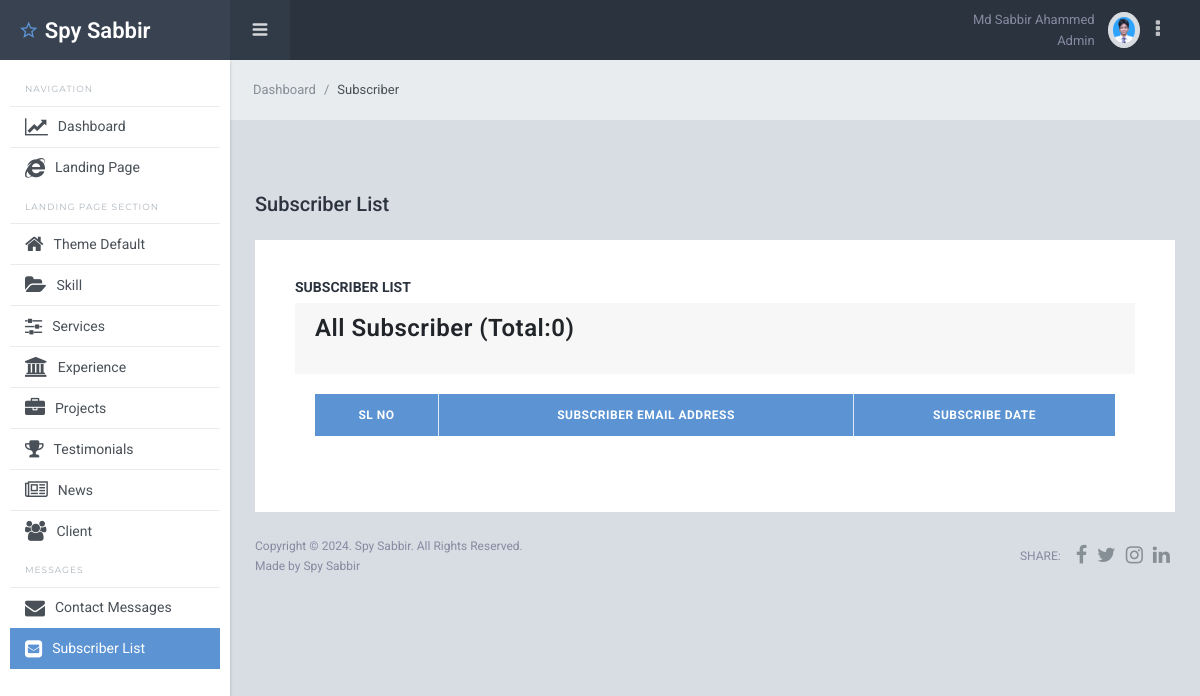
The page /admin/subscriber.php (signed in) on the database as committed earlier.
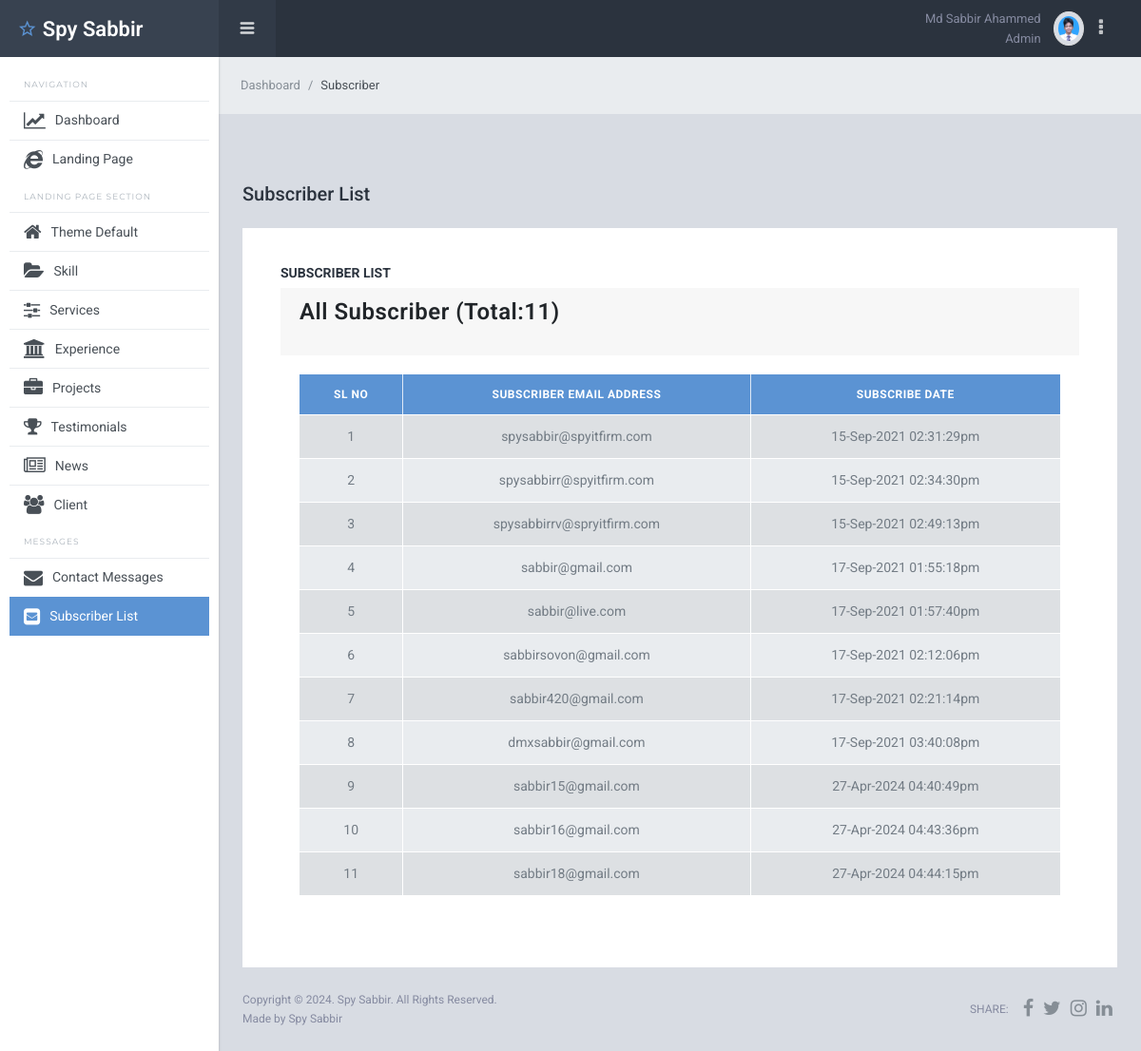
The same page on the database as committed later.
### tables this page shows
CREATE TABLE `theme_default` (
  `id` int(11) NOT NULL,
  `default_item_name` varchar(200) NOT NULL,
  `default_item_value` text NOT NULL
);

CREATE TABLE `users` (
  `id` int(11) NOT NULL,
  `full_name` varchar(100) NOT NULL,
  `designation` varchar(200) NOT NULL DEFAULT 'user',
  `email_address` varchar(100) NOT NULL,
  `phone_number` text NOT NULL,
  `gender` varchar(10) NOT NULL,
  `date_of_birth` date NOT NULL DEFAULT '2000-01-01',
  `password` varchar(50) NOT NULL,
  `profile_photo` text NOT NULL,
  `created_at` datetime NOT NULL
);

CREATE TABLE `subscribers` (
  `id` int(11) NOT NULL,
  `subscriber_email` varchar(100) NOT NULL,
  `subscribe_date` datetime NOT NULL
);

### admin/dbc.php (called while the page is built, shortened)
<?php
function connect_to_db(){
$hostname = "localhost";
$username = "root";
$password = "";
$database_name = "portfolio";
return $db_connect = mysqli_connect($hostname, $username, $password, $database_name);
}
function spy_sabbir_all($table_name) {
    $select_query = "SELECT * FROM $table_name";
    return $result_from_db = mysqli_query(connect_to_db(), $select_query);
}
function spy_sabbir_single_select($table_name, $id) {
    $single_select_query = "SELECT * FROM $table_name WHERE id=$id";
    return $result_from_db = mysqli_fetch_assoc(mysqli_query(connect_to_db(), $single_select_query));
}
function spy_sabbir_update($table_name, $update_name){
    $query = "SELECT default_item_value FROM $table_name WHERE default_item_name = '$update_name'";
    return mysqli_fetch_assoc(mysqli_query(connect_to_db(), $query))['default_item_value'];
}
?>

### admin/subscriber.php (the view)
<?php
$subscriber = true;
require_once "inc/header.php";
require_once "dbc.php";
$select_query = "SELECT * FROM subscribers ORDER BY id DESC";
$databage_result = mysqli_query(connect_to_db(), $select_query);
?>
<nav class="breadcrumb sl-breadcrumb">
    <a class="breadcrumb-item" href="dashboard.php">Dashboard</a>
    <span class="breadcrumb-item active">Subscriber</span>
</nav>
<div class="sl-pagebody">
    <div class="sl-page-title mt-5">
        <h5>Subscriber List</h5>
    </div>
    <div class="card pd-20 pd-sm-40">
        <h6 class="card-body-title">Subscriber List</h6>
        <div class="card text-start|center|end">
            <div class="card-header">
                <h4 class="card-title">All Subscriber (Total:<?= mysqli_num_rows($databage_result) ?>)</h4>
            </div>
            <div class="card-body text-center">
                <table id="contact_message_table" class="table table-striped table-bordered">
                    <thead class="bg-info">
                        <tr>
                            <th class="text-center">SL No</th>
                            <th class="text-center">Subscriber Email Address</th>
                            <th class="text-center">Subscribe Date</th>
                        </tr>
                    </thead>
                    <tbody>
                        <?php
                        $srial_no = 1;
                        foreach (spy_sabbir_all('subscribers') as $single_subscriber) :
                        ?>
                            <tr>
                                <td><?= $srial_no++ ?></td>
                                <td><?= strtolower($single_subscriber["subscriber_email"]) ?></td>
                                <td><?= date("d-M-Y h:i:sa", strtotime($single_subscriber['subscribe_date'])); ?></td>
                            </tr>
                        <?php endforeach; ?>
                    </tbody>
                </table>
            </div>
        </div>
    </div>
</div>
<?php
require_once "inc/footer.php";
?>

### admin/inc/header.php (shortened to what this page needs)
<?php
require_once "dbc.php";
?>
<!DOCTYPE html>
<html lang="en">
<head>
    <link href="lib/font-awesome/css/font-awesome.css" rel="stylesheet">
    <link href="lib/Ionicons/css/ionicons.css" rel="stylesheet">
    <link href="lib/perfect-scrollbar/css/perfect-scrollbar.css" rel="stylesheet">
    <link href="lib/rickshaw/rickshaw.min.css" rel="stylesheet">
    <link rel="stylesheet" href="//cdn.datatables.net/1.11.0/css/jquery.dataTables.min.css">
    <link rel="stylesheet" href="css/starlight.css">
</head>
<body>
    <div class="sl-logo"><a href="dashboard.php"><i class="icon ion-android-star-outline"></i> <?= spy_sabbir_update('theme_default', 'owner_name'); ?></a></div>
    <div class="sl-sideleft">
        <label class="sidebar-label">Navigation</label>
        <div class="sl-sideleft-menu">
            <a href="dashboard.php" class="sl-menu-link <?= (isset($dashboard)) ? 'active' : '' ?>">
                <div class="sl-menu-item">
                    <i class="fa fa-line-chart tx-20" aria-hidden="true"></i>
                    <span class="menu-item-label">Dashboard</span>
                </div>
            </a>
            <a href="../index.php" target="_blank" class="sl-menu-link">
                <div class="sl-menu-item">
                    <i class="fa fa-internet-explorer tx-20" aria-hidden="true"></i>
                    <span class="menu-item-label">Landing Page</span>
                </div>
            </a>
            <label class="sidebar-label">Landing Page Section</label>
            <a href="theme_default.php" class="sl-menu-link <?= (isset($theme_default)) ? 'active' : '' ?>">
                <div class="sl-menu-item">
                    <i class="fa fa-home tx-20" aria-hidden="true"></i>
                    <span class="menu-item-label">Theme Default</span>
                </div>
            </a>
            <a href="skill.php" class="sl-menu-link <?= (isset($skill)) ? 'active' : '' ?>">
                <div class="sl-menu-item">
                    <i class="fa fa-folder-open tx-20" aria-hidden="true"></i>
                    <span class="menu-item-label">Skill</span>
                </div>
            </a>
            <a href="services.php" class="sl-menu-link <?= (isset($services)) ? 'active' : '' ?>">
                <div class="sl-menu-item">
                    <i class="fa fa-sliders tx-20" aria-hidden="true"></i>
                    <span class="menu-item-label">Services</span>
                </div>
            </a>
            <a href="experience.php" class="sl-menu-link <?= (isset($experience)) ? 'active' : '' ?>">
                <div class="sl-menu-item">
                    <i class="fa fa-university tx-20" aria-hidden="true"></i>
                    <span class="menu-item-label">Experience</span>
                </div>
            </a>
            <a href="project.php" class="sl-menu-link <?= (isset($project)) ? 'active' : '' ?>">
                <div class="sl-menu-item">
                    <i class="fa fa-briefcase tx-20" aria-hidden="true"></i>
                    <span class="menu-item-label">Projects</span>
                </div>
            </a>
            <a href="testimonials.php" class="sl-menu-link <?= (isset($testimonials)) ? 'active' : '' ?>">
                <div class="sl-menu-item">
                    <i class="fa fa-trophy tx-20" aria-hidden="true"></i>
                    <span class="menu-item-label">Testimonials</span>
                </div>
            </a>
            <a href="news.php" class="sl-menu-link <?= (isset($news)) ? 'active' : '' ?>">
                <div class="sl-menu-item">
                    <i class="fa fa-newspaper-o tx-20" aria-hidden="true"></i>
                    <span class="menu-item-label">News</span>
                </div>
            </a>
            <a href="client.php" class="sl-menu-link <?= (isset($client)) ? 'active' : '' ?>">
                <div class="sl-menu-item">
                    <i class="fa fa-users tx-20" aria-hidden="true"></i>
                    <span class="menu-item-label">Client</span>
                </div>
            </a>
            <label class="sidebar-label">Messages</label>
            <a href="contact.php" class="sl-menu-link <?= (isset($contact)) ? 'active' : '' ?>">
                <div class="sl-menu-item">
                    <i class="fa fa-envelope tx-20" aria-hidden="true"></i>
                    <span class="menu-item-label">Contact Messages</span>
                </div>
            </a>
            <a href="subscriber.php" class="sl-menu-link <?= (isset($subscriber)) ? 'active' : '' ?>">
                <div class="sl-menu-item">
                    <i class="fa fa-envelope-square tx-20" aria-hidden="true"></i>
                    <span class="menu-item-label">Subscriber List</span>
                </div>
            </a>
        </div>
        <br>
    </div>
    <div class="sl-header">
        <div class="sl-header-left">
            <div class="navicon-left hidden-md-down"><a id="btnLeftMenu" href=""><i class="icon ion-navicon-round"></i></a></div>
        </div>
        <div class="sl-header-right">
            <div class="text-right mr-2">
                <span class="logged-name"><?= spy_sabbir_single_select('users', $_SESSION['user_id'])['full_name'] ?></span> <br>
                <span class="logged-name"><?= ucfirst(spy_sabbir_single_select('users', $_SESSION['user_id'])['designation']) ?></span>
            </div>
            <img src="img/users/<?= spy_sabbir_single_select('users', $_SESSION['user_id'])['profile_photo'] ?>" class="wd-32 rounded-circle img-thumbnail" alt="">
            <nav class="nav mr-4">
                <div class="dropdown">
                    <a href="" class="nav-link nav-link-profile" data-toggle="dropdown">
                        <i class="fa fa-ellipsis-v tx-20" aria-hidden="true"></i>
                    </a>
                </div>
            </nav>
        </div>
    </div>
    <div class="sl-mainpanel">

### admin/inc/footer.php (shortened to what this page needs)
<footer class="sl-footer">
    <div class="footer-left">
        <div class="mg-b-2">Copyright &copy; <?= date("Y") ?>. <?= spy_sabbir_update('theme_default', 'owner_name'); ?>. All Rights Reserved.</div>
        <div>Made by <?= spy_sabbir_update('theme_default', 'owner_name'); ?></div>
    </div>
    <div class="footer-right d-flex align-items-center">
        <span class="tx-uppercase mg-r-10">Share:</span>
        <a target="_blank" class="pd-x-5" href="<?= spy_sabbir_update('theme_default', 'facebook_link'); ?>"><i class="fa fa-facebook tx-20"></i></a>
        <a target="_blank" class="pd-x-5" href="<?= spy_sabbir_update('theme_default', 'twitter_link'); ?>"><i class="fa fa-twitter tx-20"></i></a>
        <a target="_blank" class="pd-x-5" href="<?= spy_sabbir_update('theme_default', 'instagram_link'); ?>"><i class="fa fa-instagram tx-20"></i></a>
        <a target="_blank" class="pd-x-5" href="<?= spy_sabbir_update('theme_default', 'linkedin_link'); ?>"><i class="fa fa-linkedin tx-20"></i></a>
    </div>
</footer>
</div>
</body>
</html>

Rows that differ between the two databases and show on the page:
added subscribers: subscriber_email "spysabbir@spyitfirm.com", subscribe_date "15-Sep-2021 02:31:29pm"
added subscribers: subscriber_email "spysabbirr@spyitfirm.com", subscribe_date "15-Sep-2021 02:34:30pm"
added subscribers: subscriber_email "spysabbirrv@spryitfirm.com", subscribe_date "15-Sep-2021 02:49:13pm"
added subscribers: subscriber_email "sabbir@gmail.com", subscribe_date "17-Sep-2021 01:55:18pm"
added subscribers: subscriber_email "sabbir@live.com", subscribe_date "17-Sep-2021 01:57:40pm"
added subscribers: subscriber_email "sabbirsovon@gmail.com", subscribe_date "17-Sep-2021 02:12:06pm"
added subscribers: subscriber_email "sabbir420@gmail.com", subscribe_date "17-Sep-2021 02:21:14pm"
added subscribers: subscriber_email "dmxsabbir@gmail.com", subscribe_date "17-Sep-2021 03:40:08pm"
added subscribers: subscriber_email "sabbir15@gmail.com", subscribe_date "27-Apr-2024 04:40:49pm"
added subscribers: subscriber_email "sabbir16@gmail.com", subscribe_date "27-Apr-2024 04:43:36pm"
added subscribers: subscriber_email "sabbir18@gmail.com", subscribe_date "27-Apr-2024 04:44:15pm"
Other text that changed with them:
mysqli_num_rows($databage_result): "0" → "11"
